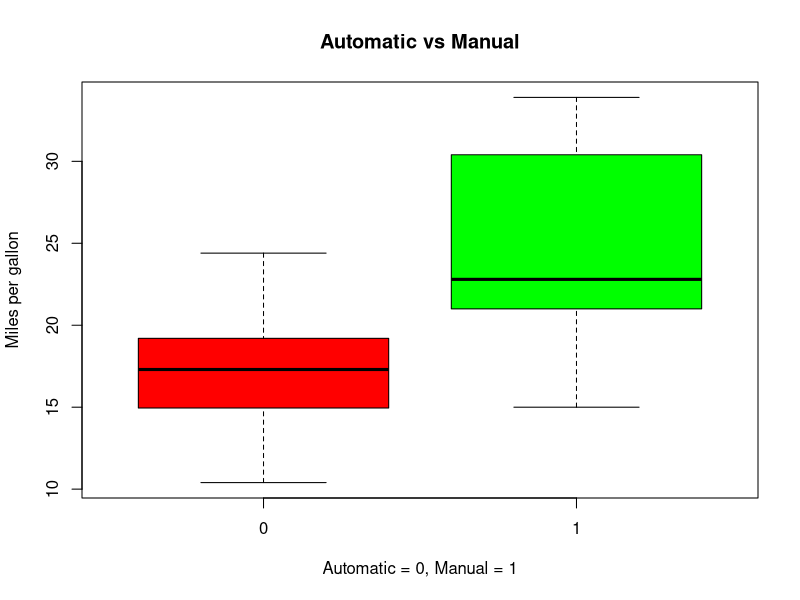
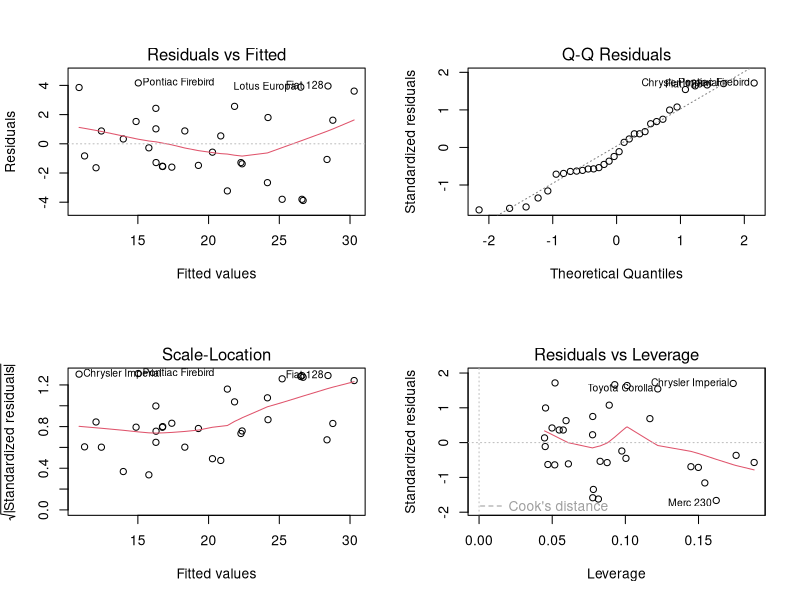

Write R code to recreate these figures, in order.
## ---- chunk 1
knitr::opts_chunk$set(echo = TRUE, fig.width = 12, fig.height = 5)
## ---- chunk 2
library(datasets)
data(mtcars)
## ---- chunk 3
colnames(mtcars)
## ---- chunk 4
with(mtcars, boxplot(mpg ~ factor(am), col = c("red", "green"), main = "Automatic vs Manual",
                     xlab = c("Automatic = 0, Manual = 1"), ylab = "Miles per gallon"))
delta_mean_manual_automatic <- with(mtcars, mean(mpg[am == 1]) - mean(mpg[am == 0]))
## ---- chunk 5
round(cor(mtcars)[1,sort(abs(cor(mtcars)[1,]), decreasing = TRUE, index.return = TRUE)$ix], 3)
## ---- chunk 6
fit1 <- lm(mpg ~ am, data = mtcars)
fit2 <- lm(mpg ~ am + wt, data = mtcars)
fit3 <- lm(mpg ~ am + wt + hp, data = mtcars)
fit4 <- lm(mpg ~ am + wt + hp + cyl + disp, data = mtcars)
fit5 <- lm(mpg ~ am + wt + hp + cyl + disp + drat + vs, data = mtcars)
fit6 <- lm(mpg ~ ., data = mtcars)
## ---- chunk 7
round(t(summary(fit3)$coeff[,c(1,4)]), 3)
## ---- chunk 8
fit7 <- lm(mpg ~ . - cyl, data = mtcars)
fit8 <- lm(mpg ~ . - cyl - vs, data = mtcars)
fit9 <- lm(mpg ~ . - cyl - vs - carb, data = mtcars)
fit10 <- lm(mpg ~ . - cyl - vs - carb - gear, data = mtcars)
fit11 <- lm(mpg ~ . - cyl - vs - carb - gear - drat, data = mtcars)
fit12 <- lm(mpg ~ . - cyl - vs - carb - gear - drat - disp, data = mtcars)
fit13 <- lm(mpg ~ . - cyl - vs - carb - gear - drat - disp - hp, data = mtcars)
fit14 <- lm(mpg ~ . - cyl - vs - carb - gear - drat - disp - hp - 1, data = mtcars)
## ---- chunk 9
round(t(summary(fit14)$coeff[,c(1,4)]), 3)
## ---- chunk 10
par(mfrow = c(2,2))
plot(fit14)
## ---- chunk 11
anova(fit1, fit2, fit3, fit4, fit5, fit6)
round(t(summary(fit6)$coeff[,c(1,4)]), 3)
round(t(summary(fit7)$coeff[,c(1,4)]), 3)
round(t(summary(fit8)$coeff[,c(1,4)]), 3)
round(t(summary(fit9)$coeff[,c(1,4)]), 3)
round(t(summary(fit10)$coeff[,c(1,4)]), 3)
round(t(summary(fit11)$coeff[,c(1,4)]), 3)
round(t(summary(fit12)$coeff[,c(1,4)]), 3)
round(t(summary(fit13)$coeff[,c(1,4)]), 3)
